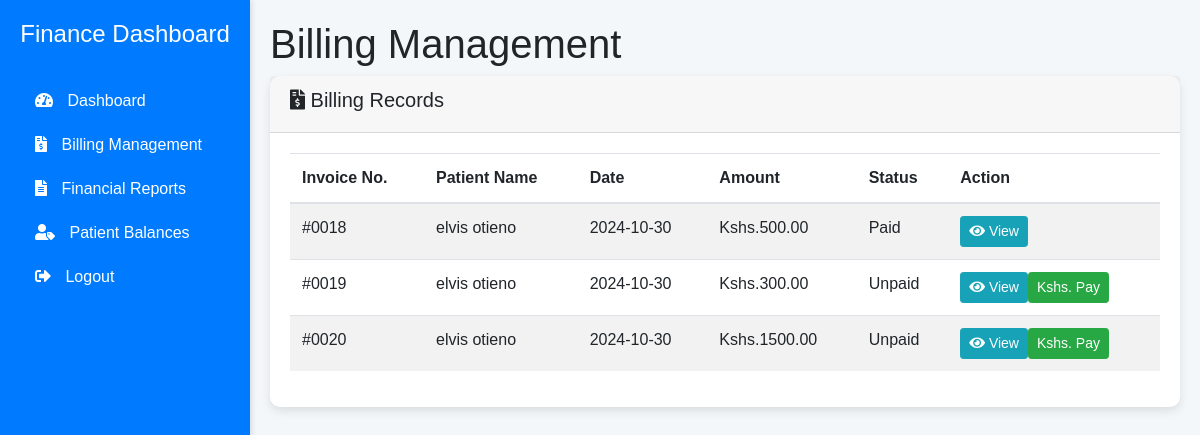
The app's page /finance/billing.php (signed in), older data.
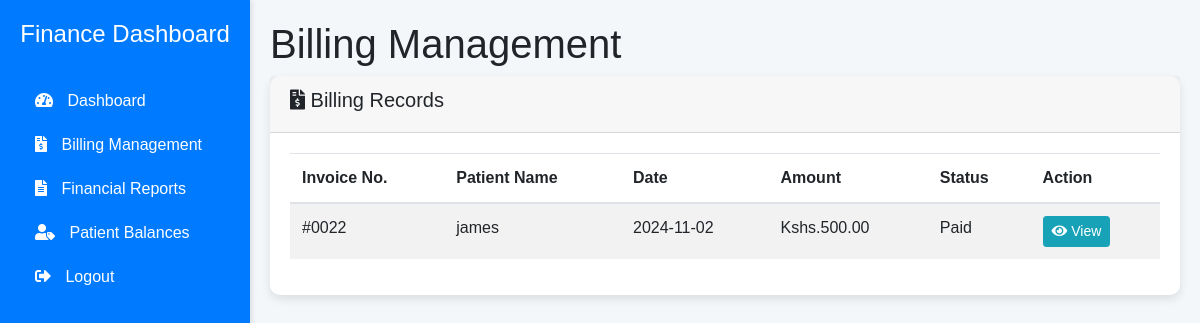
The same page, newer data.
### tables this page shows
CREATE TABLE `finance` (
  `FinanceID` int(11) NOT NULL,
  `PatientID` int(11) NOT NULL,
  `Amount` decimal(10,2) NOT NULL,
  `Description` varchar(255) NOT NULL,
  `PaymentStatus` enum('Paid','Unpaid') NOT NULL,
  `PaymentDate` datetime DEFAULT NULL,
  `CreatedAt` timestamp NOT NULL DEFAULT current_timestamp()
);

CREATE TABLE `patients` (
  `PatientID` int(11) NOT NULL,
  `firstname` varchar(100) NOT NULL,
  `lastname` varchar(255) NOT NULL,
  `Age` int(11) NOT NULL,
  `Gender` enum('Male','Female','Other') NOT NULL,
  `Phone` varchar(15) DEFAULT NULL,
  `Email` varchar(100) DEFAULT NULL,
  `Address` varchar(255) DEFAULT NULL,
  `CreatedAt` timestamp NOT NULL DEFAULT current_timestamp(),
  `Password` varchar(255) NOT NULL,
  `status` varchar(250) NOT NULL,
  `ProfileImage` varchar(250) NOT NULL,
  `reset_token` varchar(6) DEFAULT NULL,
  `token_expiration` int(11) DEFAULT NULL
);

### finance/billing.php (the view, shortened to what this page needs)
<?php
include '../access/config.php';
$query = "
    SELECT f.FinanceID, f.Amount, f.PaymentStatus, f.CreatedAt, p.firstname, p.lastname
    FROM finance f
    JOIN patients p ON f.PatientID = p.PatientID
";
$result = $conn->query($query);
?>
<!DOCTYPE html>
<html lang="en">
<head>
    <link rel="stylesheet" href="https://stackpath.bootstrapcdn.com/bootstrap/4.5.2/css/bootstrap.min.css">
    <link rel="stylesheet" href="https://cdnjs.cloudflare.com/ajax/libs/font-awesome/5.15.1/css/all.min.css">
</head>
<body>
    <?php include 'sidebar.php'; ?>
    <div class="content">
        <h1>Billing Management</h1>
        <div class="card">
            <div class="card-header">
                <h5><i class="fas fa-file-invoice-dollar"></i> Billing Records</h5>
            </div>
            <div class="card-body">
                <table class="table table-striped">
                    <thead>
                        <tr>
                            <th>Invoice No.</th>
                            <th>Patient Name</th>
                            <th>Date</th>
                            <th>Amount</th>
                            <th>Status</th>
                            <th>Action</th>
                        </tr>
                    </thead>
                    <tbody>
                        <?php
                        if ($result->num_rows > 0) {
                            while ($row = $result->fetch_assoc()) {
                                $invoiceNo = $row['FinanceID'];
                                $patientName = $row['firstname'] . ' ' . $row['lastname'];
                                $date = date('Y-m-d', strtotime($row['CreatedAt']));
                                $amount = $row['Amount'];
                                $status = $row['PaymentStatus'];
                                echo "<tr>
                                        <td>#00$invoiceNo</td>
                                        <td>$patientName</td>
                                        <td>$date</td>
                                        <td>Kshs.$amount</td>
                                        <td>$status</td>
                                        <td>
                                            <button class='btn btn-info btn-sm view-btn' data-toggle='modal' data-target='#viewModal' data-invoice='$invoiceNo' data-patient='$patientName' data-date='$date' data-amount='$amount' data-status='$status'><i class='fas fa-eye'></i> View</button>";
                                if ($status !== 'Paid') {
                                    echo "<button class='btn btn-success btn-sm pay-btn' data-toggle='modal' data-target='#payModal' data-invoice='$invoiceNo'>Kshs. Pay</button>";
                                }
                                echo "</td></tr>";
                            }
                        } else {
                            echo "<tr><td colspan='6'>No billing records found</td></tr>";
                        }
                        ?>
                    </tbody>
                </table>
            </div>
        </div>
    </div>
</body>
</html>

Row changes from the older to the newer data that the page shows:
removed finance: FinanceID "18", PatientID.lastname "elvis otieno", CreatedAt "2024-10-30", Amount "500.00", PaymentStatus "Paid"
removed finance: FinanceID "19", PatientID.lastname "elvis otieno", CreatedAt "2024-10-30", Amount "300.00", PaymentStatus "Unpaid"
removed finance: FinanceID "20", PatientID.lastname "elvis otieno", CreatedAt "2024-10-30", Amount "1500.00", PaymentStatus "Unpaid"
added finance: FinanceID "22", PatientID.lastname "james", CreatedAt "2024-11-02", Amount "500.00", PaymentStatus "Paid"
